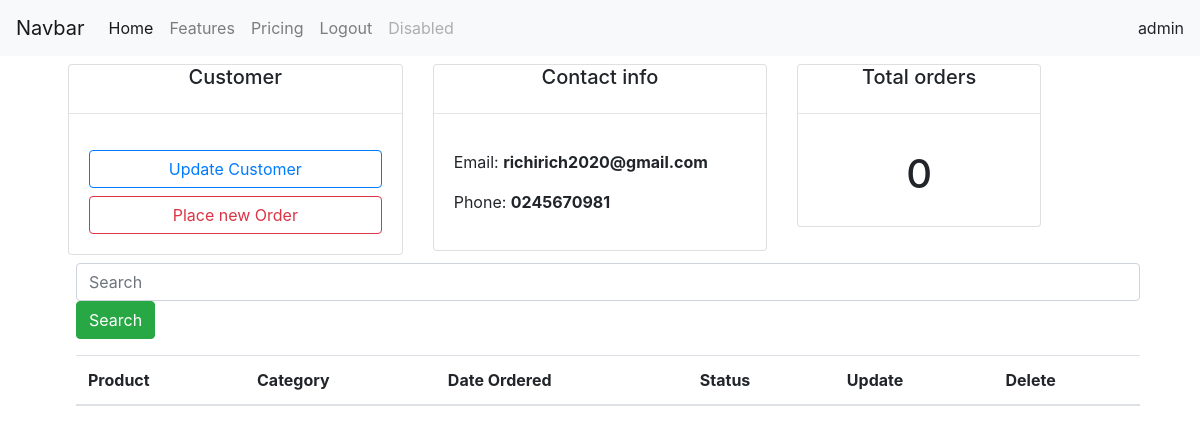
Page /customer/1/ (signed in) on the earlier database version.
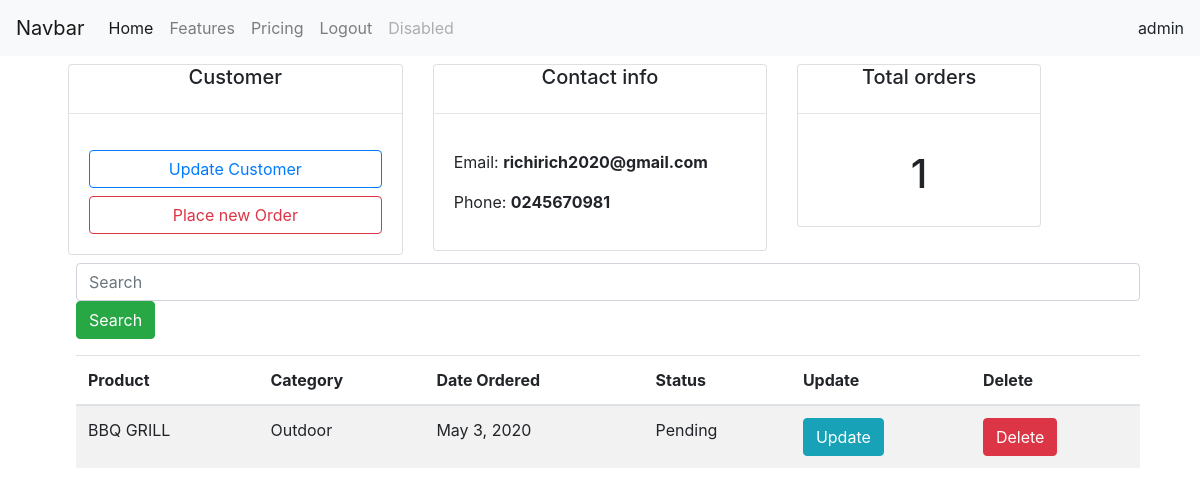
Same page on the later database version.
### crmapp/models.py (models this page shows, shortened)
class Order(models.Model):
  STATUS=(
    ('Pending','Pending'),
    ('Out for delivery','Out for delivery'),
    ('Delivered','Delivered'),
  )
  customer = models.ForeignKey(Customer,null=True, on_delete=models.SET_NULL)
  product = models.ForeignKey(Product,null=True,on_delete=models.SET_NULL)
  date_created = models.DateField(auto_now_add=True)
  status = models.CharField(max_length=200,null=True,choices=STATUS)

class Product(models.Model):
  Category=(
    ('Indoor','Indoor'),
    ('Outdoor','Outdoor'),
  )
  name = models.CharField(max_length=200)
  price = models.FloatField(null=True)
  category = models.CharField(max_length=200, null=True,choices=Category)
  description = models.CharField(max_length=200,null=True,blank=True)
  date_created = models.DateTimeField(auto_now_add=True,null=True)
  tags = models.ManyToManyField(Tag)
  def __str__(self):
    return self.name

### crmapp/views.py (the view)
# urls.py: path('customer/<str:pk>/',views.customer,name='customer'),
@login_required(login_url='login')
def customer(request,pk):
  customer = Customer.objects.get(id=pk)
  orders   = customer.order_set.all()
  total_orders = orders.count()
  context  = {'customer':customer,'orders':orders,'total_orders':total_orders}
  return render(request,'accounts/customer.html',context)

### crmapp/templates/accounts/customer.html (shortened to what this page needs)
{% extends '../accounts/base.html' %}
{%block content %}
<div class="row m-2">
  <div class="col-md-4">
    <div class="card">
      <h5 class="text-center">Customer</h5>
      <hr>
      <div class="card-body ">
        <button type="button" class="btn btn-outline-primary btn-block">Update Customer </button>
        <a href="{% url 'order' customer.id %}" type="button" class="btn btn-outline-danger btn-block">Place new Order </a>
      </div>
    </div>
  </div>
  <div class="col-md-4">
    <div class="card">
      <h5 class="text-center">Contact info</h5>
      <hr>
      <div class="card-body">
      <p>Email:  <strong> {{ customer.email }} </strong> </p>
       <p>Phone: <strong> {{ customer.phone }} </strong> </p>
      </div>
    </div>
  </div>
  <div class="col-md-3">
    <div class="card">
      <h5 class="text-center">Total orders</h5>
      <hr>
      <div class="card-body">
     <h1 class="text-center"> {{total_orders}} </h1>
      </div>
    </div>
  </div>
  <div class="col-md-12 m-2">
    <input class="form-control mr-sm-2" type="text" placeholder="Search">
    <button class="btn btn-success" type="submit">Search</button>
  </div>
  <div class="col-md-12 m-2">
    <table class="table table-striped">
      <thead>
        <tr>
          <th scope="col">Product</th>
          <th scope="col">Category</th>
          <th scope="col">Date Ordered</th>
          <th scope="col">Status</th>
          <th scope="col">Update</th>
          <th scope="col">Delete</th>
        </tr>
      </thead>
      <tbody>
        {% for order in orders %}
        <tr>
          <td>{{ order.product }}</td>
          <td>{{ order.product.category }}</td>
          <td> {{ order.date_created }} </td>
          <td>{{ order.status }}</td>
          <td> <a class="btn btn-info" href="#" role="button">Update</a></td>
          <td> <a class="btn btn-danger" href="#" role="button">Delete</a></td>
        </tr>
        {% endfor %}
      </tbody>
    </table>
  </div>
</div>
{% endblock %}

Differences in the rows shown:
added Order: product "BBQ GRILL", product.category "Outdoor", date_created "May 3, 2020", status "Pending"
Other differences:
{{ total_orders }}: "0" → "1"
